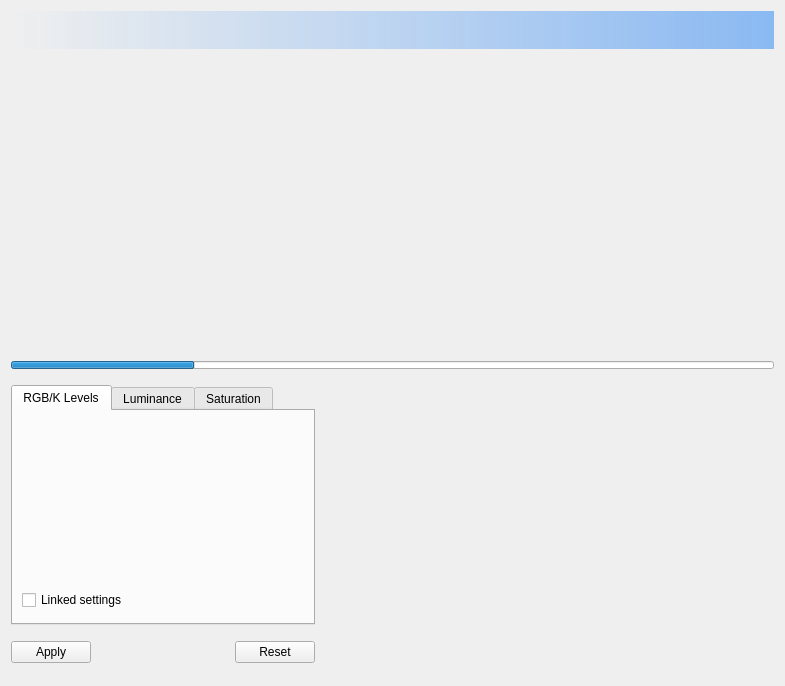
<?xml version="1.0" encoding="UTF-8"?>
<ui version="4.0">
 <class>DSS::ProcessingDlg</class>
 <widget class="QWidget" name="DSS::ProcessingDlg">
  <property name="geometry">
   <rect>
    <x>0</x>
    <y>0</y>
    <width>785</width>
    <height>684</height>
   </rect>
  </property>
  <property name="sizePolicy">
   <sizepolicy hsizetype="Expanding" vsizetype="Expanding">
    <horstretch>0</horstretch>
    <verstretch>0</verstretch>
   </sizepolicy>
  </property>
  <property name="windowTitle">
   <string notr="true">ProcessingDlg</string>
  </property>
  <layout class="QVBoxLayout" name="verticalLayout_2">
   <item>
    <widget class="QLabel" name="information">
     <property name="sizePolicy">
      <sizepolicy hsizetype="Expanding" vsizetype="Preferred">
       <horstretch>0</horstretch>
       <verstretch>0</verstretch>
      </sizepolicy>
     </property>
     <property name="minimumSize">
      <size>
       <width>275</width>
       <height>38</height>
      </size>
     </property>
     <property name="styleSheet">
      <string notr="true">background: qlineargradient(spread:pad, x1:0, y1:0, x2:1, y2:0, stop:0 rgba(138, 185, 242, 0), stop:1 rgba(138, 185, 242, 255))</string>
     </property>
     <property name="text">
      <string notr="true"/>
     </property>
    </widget>
   </item>
   <item>
    <widget class="DSS::ImageView" name="picture" native="true">
     <property name="sizePolicy">
      <sizepolicy hsizetype="Expanding" vsizetype="Expanding">
       <horstretch>0</horstretch>
       <verstretch>0</verstretch>
      </sizepolicy>
     </property>
     <property name="minimumSize">
      <size>
       <width>450</width>
       <height>300</height>
      </size>
     </property>
    </widget>
   </item>
   <item>
    <widget class="QProgressBar" name="progressBar">
     <property name="maximumSize">
      <size>
       <width>16777215</width>
       <height>8</height>
      </size>
     </property>
     <property name="value">
      <number>24</number>
     </property>
     <property name="textVisible">
      <bool>false</bool>
     </property>
    </widget>
   </item>
   <item>
    <layout class="QHBoxLayout" name="horizontalLayout_2">
     <item>
      <layout class="QVBoxLayout" name="verticalLayout" stretch="0,1">
       <item>
        <widget class="QTabWidget" name="tabWidget">
         <property name="sizePolicy">
          <sizepolicy hsizetype="Expanding" vsizetype="Fixed">
           <horstretch>0</horstretch>
           <verstretch>0</verstretch>
          </sizepolicy>
         </property>
         <property name="minimumSize">
          <size>
           <width>300</width>
           <height>240</height>
          </size>
         </property>
         <property name="maximumSize">
          <size>
           <width>450</width>
           <height>240</height>
          </size>
         </property>
         <property name="currentIndex">
          <number>0</number>
         </property>
         <widget class="QWidget" name="rgbTab">
          <attribute name="title">
           <string comment="IDD_RGB">RGB/K Levels</string>
          </attribute>
          <layout class="QVBoxLayout" name="verticalLayout_3">
           <item>
            <layout class="QHBoxLayout" name="horizontalLayout_3">
             <item>
              <widget class="QPushButton" name="redHAC">
               <property name="sizePolicy">
                <sizepolicy hsizetype="Fixed" vsizetype="Fixed">
                 <horstretch>0</horstretch>
                 <verstretch>0</verstretch>
                </sizepolicy>
               </property>
               <property name="minimumSize">
                <size>
                 <width>22</width>
                 <height>48</height>
                </size>
               </property>
               <property name="maximumSize">
                <size>
                 <width>22</width>
                 <height>48</height>
                </size>
               </property>
               <property name="toolTip">
                <string comment="IDS_TT_REDADJUST">Set Red Histogram Adjustment curve</string>
               </property>
               <property name="text">
                <string notr="true"/>
               </property>
               <property name="icon">
                <iconset resource="../resources.qrc">
                 <normaloff>:/processing/logsqrt-dark.png</normaloff>:/processing/logsqrt-dark.png</iconset>
               </property>
               <property name="iconSize">
                <size>
                 <width>40</width>
                 <height>40</height>
                </size>
               </property>
               <property name="flat">
                <bool>true</bool>
               </property>
              </widget>
             </item>
             <item>
              <widget class="QLinearGradientCtrl" name="redGradient" native="true">
               <property name="sizePolicy">
                <sizepolicy hsizetype="Expanding" vsizetype="Fixed">
                 <horstretch>0</horstretch>
                 <verstretch>0</verstretch>
                </sizepolicy>
               </property>
               <property name="minimumSize">
                <size>
                 <width>0</width>
                 <height>48</height>
                </size>
               </property>
              </widget>
             </item>
            </layout>
           </item>
           <item>
            <layout class="QHBoxLayout" name="horizontalLayout_4">
             <item>
              <widget class="QPushButton" name="greenHAC">
               <property name="sizePolicy">
                <sizepolicy hsizetype="Fixed" vsizetype="Fixed">
                 <horstretch>0</horstretch>
                 <verstretch>0</verstretch>
                </sizepolicy>
               </property>
               <property name="minimumSize">
                <size>
                 <width>22</width>
                 <height>48</height>
                </size>
               </property>
               <property name="maximumSize">
                <size>
                 <width>22</width>
                 <height>48</height>
                </size>
               </property>
               <property name="toolTip">
                <string comment="IDS_TT_GREENADJUST">Set Green Histogram Adjustment curve</string>
               </property>
               <property name="text">
                <string notr="true"/>
               </property>
               <property name="icon">
                <iconset resource="../resources.qrc">
                 <normaloff>:/processing/logsqrt-dark.png</normaloff>:/processing/logsqrt-dark.png</iconset>
               </property>
               <property name="iconSize">
                <size>
                 <width>40</width>
                 <height>40</height>
                </size>
               </property>
               <property name="flat">
                <bool>true</bool>
               </property>
              </widget>
             </item>
             <item>
              <widget class="QLinearGradientCtrl" name="greenGradient" native="true">
               <property name="sizePolicy">
                <sizepolicy hsizetype="Expanding" vsizetype="Fixed">
                 <horstretch>0</horstretch>
                 <verstretch>0</verstretch>
                </sizepolicy>
               </property>
               <property name="minimumSize">
                <size>
                 <width>0</width>
                 <height>48</height>
                </size>
               </property>
              </widget>
             </item>
            </layout>
           </item>
           <item>
            <layout class="QHBoxLayout" name="horizontalLayout_5">
             <item>
              <widget class="QPushButton" name="blueHAC">
               <property name="sizePolicy">
                <sizepolicy hsizetype="Fixed" vsizetype="Fixed">
                 <horstretch>0</horstretch>
                 <verstretch>0</verstretch>
                </sizepolicy>
               </property>
               <property name="minimumSize">
                <size>
                 <width>22</width>
                 <height>48</height>
                </size>
               </property>
               <property name="maximumSize">
                <size>
                 <width>22</width>
                 <height>48</height>
                </size>
               </property>
               <property name="toolTip">
                <string comment="IDS_TT_BLUEADJUST">Set Blue Histogram Adjustment curve</string>
               </property>
               <property name="text">
                <string notr="true"/>
               </property>
               <property name="icon">
                <iconset resource="../resources.qrc">
                 <normaloff>:/processing/logsqrt-dark.png</normaloff>:/processing/logsqrt-dark.png</iconset>
               </property>
               <property name="iconSize">
                <size>
                 <width>40</width>
                 <height>40</height>
                </size>
               </property>
               <property name="flat">
                <bool>true</bool>
               </property>
              </widget>
             </item>
             <item>
              <widget class="QLinearGradientCtrl" name="blueGradient" native="true">
               <property name="sizePolicy">
                <sizepolicy hsizetype="Expanding" vsizetype="Fixed">
                 <horstretch>0</horstretch>
                 <verstretch>0</verstretch>
                </sizepolicy>
               </property>
               <property name="minimumSize">
                <size>
                 <width>0</width>
                 <height>48</height>
                </size>
               </property>
              </widget>
             </item>
            </layout>
           </item>
           <item>
            <widget class="QCheckBox" name="linkedSettings">
             <property name="text">
              <string comment="IDC_LINK">Linked settings</string>
             </property>
            </widget>
           </item>
          </layout>
         </widget>
         <widget class="QWidget" name="lumTab">
          <attribute name="title">
           <string comment="IDD_LUMINANCE">Luminance</string>
          </attribute>
          <layout class="QVBoxLayout" name="verticalLayout_7">
           <item>
            <widget class="QLabel" name="darkness">
             <property name="sizePolicy">
              <sizepolicy hsizetype="Expanding" vsizetype="Preferred">
               <horstretch>0</horstretch>
               <verstretch>0</verstretch>
              </sizepolicy>
             </property>
             <property name="minimumSize">
              <size>
               <width>275</width>
               <height>15</height>
              </size>
             </property>
             <property name="styleSheet">
              <string notr="true">background: qlineargradient(spread:pad, x1:0, y1:0, x2:1, y2:0, stop:0 rgba(138, 185, 242, 0), stop:1 rgba(138, 185, 242, 255))</string>
             </property>
             <property name="text">
              <string comment="IDC_TEXT_DARKNESS">Darkness</string>
             </property>
             <property name="alignment">
              <set>Qt::AlignCenter</set>
             </property>
            </widget>
           </item>
           <item>
            <layout class="QHBoxLayout" name="horizontalLayout_6">
             <item>
              <widget class="QLabel" name="darkLabel">
               <property name="minimumSize">
                <size>
                 <width>49</width>
                 <height>37</height>
                </size>
               </property>
               <property name="text">
                <string notr="true">TextLabel</string>
               </property>
              </widget>
             </item>
             <item>
              <layout class="QVBoxLayout" name="verticalLayout_4">
               <item>
                <widget class="QSlider" name="darkAngle">
                 <property name="orientation">
                  <enum>Qt::Horizontal</enum>
                 </property>
                </widget>
               </item>
               <item>
                <widget class="QSlider" name="darkPower">
                 <property name="orientation">
                  <enum>Qt::Horizontal</enum>
                 </property>
                </widget>
               </item>
              </layout>
             </item>
            </layout>
           </item>
           <item>
            <widget class="QLabel" name="midtone">
             <property name="sizePolicy">
              <sizepolicy hsizetype="Expanding" vsizetype="Preferred">
               <horstretch>0</horstretch>
               <verstretch>0</verstretch>
              </sizepolicy>
             </property>
             <property name="minimumSize">
              <size>
               <width>275</width>
               <height>15</height>
              </size>
             </property>
             <property name="styleSheet">
              <string notr="true">background: qlineargradient(spread:pad, x1:0, y1:0, x2:1, y2:0, stop:0 rgba(138, 185, 242, 0), stop:1 rgba(138, 185, 242, 255))</string>
             </property>
             <property name="text">
              <string comment="IDC_TEXT_MIDTONE">Midtone</string>
             </property>
             <property name="alignment">
              <set>Qt::AlignCenter</set>
             </property>
            </widget>
           </item>
           <item>
            <layout class="QHBoxLayout" name="horizontalLayout_7">
             <item>
              <widget class="QLabel" name="midLabel">
               <property name="minimumSize">
                <size>
                 <width>49</width>
                 <height>37</height>
                </size>
               </property>
               <property name="text">
                <string notr="true">TextLabel</string>
               </property>
              </widget>
             </item>
             <item>
              <layout class="QVBoxLayout" name="verticalLayout_5">
               <item>
                <widget class="QSlider" name="midAngle">
                 <property name="orientation">
                  <enum>Qt::Horizontal</enum>
                 </property>
                </widget>
               </item>
               <item>
                <widget class="QSlider" name="midPower">
                 <property name="orientation">
                  <enum>Qt::Horizontal</enum>
                 </property>
                </widget>
               </item>
              </layout>
             </item>
            </layout>
           </item>
           <item>
            <widget class="QLabel" name="highlight">
             <property name="sizePolicy">
              <sizepolicy hsizetype="Expanding" vsizetype="Preferred">
               <horstretch>0</horstretch>
               <verstretch>0</verstretch>
              </sizepolicy>
             </property>
             <property name="minimumSize">
              <size>
               <width>275</width>
               <height>15</height>
              </size>
             </property>
             <property name="styleSheet">
              <string notr="true">background: qlineargradient(spread:pad, x1:0, y1:0, x2:1, y2:0, stop:0 rgba(138, 185, 242, 0), stop:1 rgba(138, 185, 242, 255))</string>
             </property>
             <property name="text">
              <string comment="IDC_TEXT_HIGHLIGHT">Highlight</string>
             </property>
             <property name="alignment">
              <set>Qt::AlignCenter</set>
             </property>
            </widget>
           </item>
           <item>
            <layout class="QHBoxLayout" name="horizontalLayout_8">
             <item>
              <widget class="QLabel" name="highLabel">
               <property name="minimumSize">
                <size>
                 <width>49</width>
                 <height>37</height>
                </size>
               </property>
               <property name="text">
                <string notr="true">TextLabel</string>
               </property>
              </widget>
             </item>
             <item>
              <layout class="QVBoxLayout" name="verticalLayout_6">
               <item>
                <widget class="QSlider" name="highAngle">
                 <property name="orientation">
                  <enum>Qt::Horizontal</enum>
                 </property>
                </widget>
               </item>
               <item>
                <widget class="QSlider" name="highPower">
                 <property name="orientation">
                  <enum>Qt::Horizontal</enum>
                 </property>
                </widget>
               </item>
              </layout>
             </item>
            </layout>
           </item>
          </layout>
         </widget>
         <widget class="QWidget" name="satTab">
          <attribute name="title">
           <string comment="IDD_SATURATION">Saturation</string>
          </attribute>
          <layout class="QVBoxLayout" name="verticalLayout_8">
           <item>
            <widget class="QLabel" name="saturationTitle">
             <property name="sizePolicy">
              <sizepolicy hsizetype="Expanding" vsizetype="Preferred">
               <horstretch>0</horstretch>
               <verstretch>0</verstretch>
              </sizepolicy>
             </property>
             <property name="minimumSize">
              <size>
               <width>275</width>
               <height>15</height>
              </size>
             </property>
             <property name="styleSheet">
              <string notr="true">background: qlineargradient(spread:pad, x1:0, y1:0, x2:1, y2:0, stop:0 rgba(138, 185, 242, 0), stop:1 rgba(138, 185, 242, 255))</string>
             </property>
             <property name="text">
              <string comment="IDC_TEXT_SATURATION">Saturation shift</string>
             </property>
             <property name="alignment">
              <set>Qt::AlignCenter</set>
             </property>
            </widget>
           </item>
           <item>
            <spacer name="verticalSpacer">
             <property name="orientation">
              <enum>Qt::Vertical</enum>
             </property>
             <property name="sizeType">
              <enum>QSizePolicy::Fixed</enum>
             </property>
             <property name="sizeHint" stdset="0">
              <size>
               <width>20</width>
               <height>10</height>
              </size>
             </property>
            </spacer>
           </item>
           <item>
            <layout class="QHBoxLayout" name="horizontalLayout_9">
             <item>
              <widget class="QLabel" name="darkLabel_2">
               <property name="minimumSize">
                <size>
                 <width>49</width>
                 <height>18</height>
                </size>
               </property>
               <property name="text">
                <string notr="true">TextLabel</string>
               </property>
              </widget>
             </item>
             <item>
              <widget class="QSlider" name="saturation">
               <property name="orientation">
                <enum>Qt::Horizontal</enum>
               </property>
              </widget>
             </item>
            </layout>
           </item>
           <item>
            <spacer name="verticalSpacer_2">
             <property name="orientation">
              <enum>Qt::Vertical</enum>
             </property>
             <property name="sizeHint" stdset="0">
              <size>
               <width>20</width>
               <height>123</height>
              </size>
             </property>
            </spacer>
           </item>
          </layout>
         </widget>
        </widget>
       </item>
       <item>
        <layout class="QHBoxLayout" name="horizontalLayout">
         <item>
          <widget class="QPushButton" name="applyButton">
           <property name="text">
            <string comment="IDC_PROCESS">Apply</string>
           </property>
          </widget>
         </item>
         <item>
          <widget class="QPushButton" name="undoButton">
           <property name="toolTip">
            <string comment="IDS_UNDOLASTSETTINGS">Undo last applied settings</string>
           </property>
           <property name="text">
            <string notr="true"/>
           </property>
           <property name="icon">
            <iconset resource="../resources.qrc">
             <normaloff>:/processing/undo.png</normaloff>:/processing/undo.png</iconset>
           </property>
           <property name="flat">
            <bool>true</bool>
           </property>
          </widget>
         </item>
         <item>
          <widget class="QPushButton" name="settingsButton">
           <property name="sizePolicy">
            <sizepolicy hsizetype="Minimum" vsizetype="Minimum">
             <horstretch>0</horstretch>
             <verstretch>0</verstretch>
            </sizepolicy>
           </property>
           <property name="toolTip">
            <string comment="IDS_MANAGESETTINGS">Save, Load, Manage settings ...</string>
           </property>
           <property name="text">
            <string notr="true"/>
           </property>
           <property name="icon">
            <iconset resource="../resources.qrc">
             <normaloff>:/processing/settings.png</normaloff>:/processing/settings.png</iconset>
           </property>
           <property name="iconSize">
            <size>
             <width>24</width>
             <height>24</height>
            </size>
           </property>
           <property name="flat">
            <bool>true</bool>
           </property>
          </widget>
         </item>
         <item>
          <widget class="QPushButton" name="redoButton">
           <property name="toolTip">
            <string comment="IDS_REDOLASTSETTINGS">Redo last applied settings</string>
           </property>
           <property name="text">
            <string notr="true"/>
           </property>
           <property name="icon">
            <iconset resource="../resources.qrc">
             <normaloff>:/processing/redo.png</normaloff>:/processing/redo.png</iconset>
           </property>
           <property name="flat">
            <bool>true</bool>
           </property>
          </widget>
         </item>
         <item>
          <widget class="QPushButton" name="resetButton">
           <property name="text">
            <string comment="IDC_RESET">Reset</string>
           </property>
          </widget>
         </item>
        </layout>
       </item>
      </layout>
     </item>
     <item>
      <widget class="QChartView" name="chartView" native="true">
       <property name="sizePolicy">
        <sizepolicy hsizetype="Fixed" vsizetype="Expanding">
         <horstretch>0</horstretch>
         <verstretch>0</verstretch>
        </sizepolicy>
       </property>
       <property name="minimumSize">
        <size>
         <width>400</width>
         <height>300</height>
        </size>
       </property>
       <property name="maximumSize">
        <size>
         <width>16777215</width>
         <height>300</height>
        </size>
       </property>
       <property name="layoutDirection">
        <enum>Qt::LeftToRight</enum>
       </property>
      </widget>
     </item>
     <item>
      <spacer name="horizontalSpacer">
       <property name="orientation">
        <enum>Qt::Horizontal</enum>
       </property>
       <property name="sizeHint" stdset="0">
        <size>
         <width>40</width>
         <height>20</height>
        </size>
       </property>
      </spacer>
     </item>
    </layout>
   </item>
  </layout>
 </widget>
 <customwidgets>
  <customwidget>
   <class>DSS::ImageView</class>
   <extends>QWidget</extends>
   <header>imageview.h</header>
   <container>1</container>
  </customwidget>
  <customwidget>
   <class>QChartView</class>
   <extends>QWidget</extends>
   <header location="global">QtCharts</header>
   <container>1</container>
  </customwidget>
  <customwidget>
   <class>QLinearGradientCtrl</class>
   <extends>QWidget</extends>
   <header>QLinearGradientCtrl.h</header>
   <container>1</container>
  </customwidget>
 </customwidgets>
 <resources>
  <include location="../resources.qrc"/>
 </resources>
 <connections/>
</ui>
